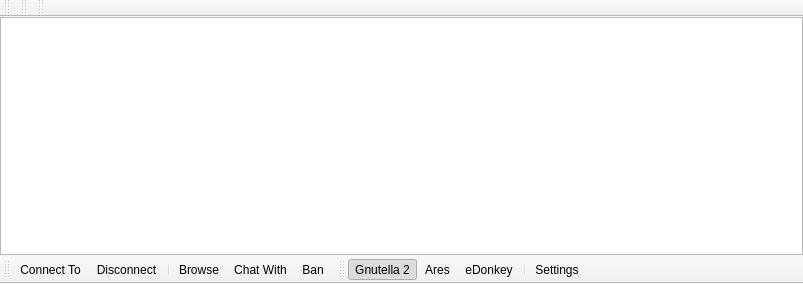
<?xml version="1.0" encoding="UTF-8"?>
<ui version="4.0">
 <class>WidgetNeighbors</class>
 <widget class="QMainWindow" name="WidgetNeighbors">
  <property name="geometry">
   <rect>
    <x>0</x>
    <y>0</y>
    <width>803</width>
    <height>284</height>
   </rect>
  </property>
  <property name="contextMenuPolicy">
   <enum>Qt::PreventContextMenu</enum>
  </property>
  <property name="windowTitle">
   <string>Neighbors</string>
  </property>
  <property name="windowIcon">
   <iconset resource="../Resource.qrc">
    <normaloff>:/Resource/Network/Network.png</normaloff>:/Resource/Network/Network.png</iconset>
  </property>
  <widget class="QWidget" name="centralwidget">
   <layout class="QVBoxLayout" name="verticalLayout">
    <property name="spacing">
     <number>0</number>
    </property>
    <property name="margin">
     <number>0</number>
    </property>
    <item>
     <widget class="QTreeView" name="treeViewNeighbors">
      <property name="editTriggers">
       <set>QAbstractItemView::NoEditTriggers</set>
      </property>
      <property name="alternatingRowColors">
       <bool>true</bool>
      </property>
      <property name="selectionMode">
       <enum>QAbstractItemView::SingleSelection</enum>
      </property>
      <property name="selectionBehavior">
       <enum>QAbstractItemView::SelectRows</enum>
      </property>
      <property name="rootIsDecorated">
       <bool>false</bool>
      </property>
      <property name="itemsExpandable">
       <bool>false</bool>
      </property>
      <property name="sortingEnabled">
       <bool>true</bool>
      </property>
      <property name="allColumnsShowFocus">
       <bool>true</bool>
      </property>
      <property name="expandsOnDoubleClick">
       <bool>false</bool>
      </property>
     </widget>
    </item>
   </layout>
  </widget>
  <widget class="QToolBar" name="toolBarControls">
   <property name="contextMenuPolicy">
    <enum>Qt::PreventContextMenu</enum>
   </property>
   <property name="windowTitle">
    <string>toolBar</string>
   </property>
   <property name="iconSize">
    <size>
     <width>16</width>
     <height>16</height>
    </size>
   </property>
   <property name="toolButtonStyle">
    <enum>Qt::ToolButtonTextBesideIcon</enum>
   </property>
   <property name="floatable">
    <bool>false</bool>
   </property>
   <attribute name="toolBarArea">
    <enum>BottomToolBarArea</enum>
   </attribute>
   <attribute name="toolBarBreak">
    <bool>false</bool>
   </attribute>
   <addaction name="actionNeighborConnectTo"/>
   <addaction name="actionNeighborDisconnect"/>
   <addaction name="separator"/>
   <addaction name="actionNetworkBrowse"/>
   <addaction name="actionNetworkChatWith"/>
   <addaction name="actionNetworkBan"/>
  </widget>
  <widget class="QToolBar" name="toolBarNetworks">
   <property name="contextMenuPolicy">
    <enum>Qt::PreventContextMenu</enum>
   </property>
   <property name="windowTitle">
    <string>toolBar_2</string>
   </property>
   <property name="iconSize">
    <size>
     <width>16</width>
     <height>16</height>
    </size>
   </property>
   <property name="toolButtonStyle">
    <enum>Qt::ToolButtonTextBesideIcon</enum>
   </property>
   <property name="floatable">
    <bool>false</bool>
   </property>
   <attribute name="toolBarArea">
    <enum>BottomToolBarArea</enum>
   </attribute>
   <attribute name="toolBarBreak">
    <bool>false</bool>
   </attribute>
   <addaction name="actionGnutella2"/>
   <addaction name="actionAres"/>
   <addaction name="actionEDonkey"/>
   <addaction name="separator"/>
   <addaction name="actionSettings"/>
  </widget>
  <widget class="QToolBar" name="toolBarG2">
   <property name="windowTitle">
    <string>toolBar</string>
   </property>
   <attribute name="toolBarArea">
    <enum>TopToolBarArea</enum>
   </attribute>
   <attribute name="toolBarBreak">
    <bool>false</bool>
   </attribute>
  </widget>
  <widget class="QToolBar" name="toolBarAres">
   <property name="windowTitle">
    <string>toolBar_2</string>
   </property>
   <attribute name="toolBarArea">
    <enum>TopToolBarArea</enum>
   </attribute>
   <attribute name="toolBarBreak">
    <bool>false</bool>
   </attribute>
  </widget>
  <widget class="QToolBar" name="toolBarEDonkey">
   <property name="windowTitle">
    <string>toolBar_3</string>
   </property>
   <attribute name="toolBarArea">
    <enum>TopToolBarArea</enum>
   </attribute>
   <attribute name="toolBarBreak">
    <bool>false</bool>
   </attribute>
  </widget>
  <action name="actionNeighborConnectTo">
   <property name="icon">
    <iconset resource="../Resource.qrc">
     <normaloff>:/Resource/Network/ConnectTo.png</normaloff>:/Resource/Network/ConnectTo.png</iconset>
   </property>
   <property name="text">
    <string>Connect To</string>
   </property>
   <property name="toolTip">
    <string>Connect To</string>
   </property>
  </action>
  <action name="actionNeighborDisconnect">
   <property name="icon">
    <iconset resource="../Resource.qrc">
     <normaloff>:/Resource/Network/Disconnect.png</normaloff>:/Resource/Network/Disconnect.png</iconset>
   </property>
   <property name="text">
    <string>Disconnect</string>
   </property>
   <property name="toolTip">
    <string>Disconnect</string>
   </property>
  </action>
  <action name="actionNetworkBrowse">
   <property name="icon">
    <iconset resource="../Resource.qrc">
     <normaloff>:/Resource/Network/Browse.png</normaloff>:/Resource/Network/Browse.png</iconset>
   </property>
   <property name="text">
    <string>Browse</string>
   </property>
   <property name="toolTip">
    <string>Browse</string>
   </property>
  </action>
  <action name="actionNetworkChatWith">
   <property name="icon">
    <iconset resource="../Resource.qrc">
     <normaloff>:/Resource/Chat/Chat.png</normaloff>:/Resource/Chat/Chat.png</iconset>
   </property>
   <property name="text">
    <string>Chat With</string>
   </property>
   <property name="toolTip">
    <string>Chat With</string>
   </property>
  </action>
  <action name="actionNetworkBan">
   <property name="icon">
    <iconset resource="../Resource.qrc">
     <normaloff>:/Resource/Generic/Ban.png</normaloff>:/Resource/Generic/Ban.png</iconset>
   </property>
   <property name="text">
    <string>Ban</string>
   </property>
   <property name="toolTip">
    <string>Ban</string>
   </property>
  </action>
  <action name="actionEDonkey">
   <property name="checkable">
    <bool>true</bool>
   </property>
   <property name="icon">
    <iconset resource="../Resource.qrc">
     <normaloff>:/Resource/Networks/EDonkey.png</normaloff>:/Resource/Networks/EDonkey.png</iconset>
   </property>
   <property name="text">
    <string>eDonkey</string>
   </property>
   <property name="toolTip">
    <string>eDonkey</string>
   </property>
  </action>
  <action name="actionGnutella2">
   <property name="checkable">
    <bool>true</bool>
   </property>
   <property name="checked">
    <bool>true</bool>
   </property>
   <property name="icon">
    <iconset resource="../Resource.qrc">
     <normaloff>:/Resource/Networks/Gnutella2.png</normaloff>:/Resource/Networks/Gnutella2.png</iconset>
   </property>
   <property name="text">
    <string>Gnutella 2</string>
   </property>
  </action>
  <action name="actionAres">
   <property name="checkable">
    <bool>true</bool>
   </property>
   <property name="icon">
    <iconset resource="../Resource.qrc">
     <normaloff>:/Resource/Networks/Ares.png</normaloff>:/Resource/Networks/Ares.png</iconset>
   </property>
   <property name="text">
    <string>Ares</string>
   </property>
  </action>
  <action name="actionSettings">
   <property name="icon">
    <iconset resource="../Resource.qrc">
     <normaloff>:/Resource/Generic/Settings.png</normaloff>:/Resource/Generic/Settings.png</iconset>
   </property>
   <property name="text">
    <string>Settings</string>
   </property>
  </action>
 </widget>
 <resources>
  <include location="../Resource.qrc"/>
 </resources>
 <connections/>
</ui>
